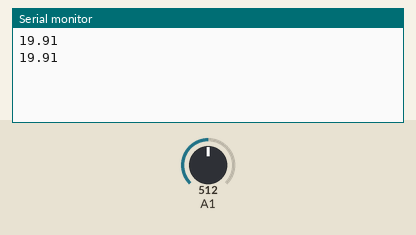
Simulated run of this sketch. Board: Arduino Uno, built with avr-gcc and run on an emulated ATmega328P. Shown: the last lines printed to the serial monitor. The test bench sets the inputs (shaded band); at power-on: A1 = 512.

Above: at 1.2 s.
1.3 s: A1 set to 0
At 2.7 s:
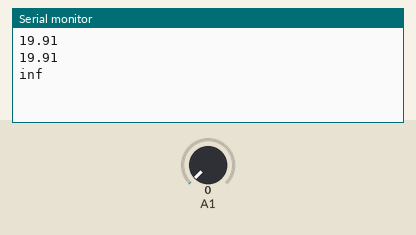
4.3 s: A1 set to 122
At 5.5 s:
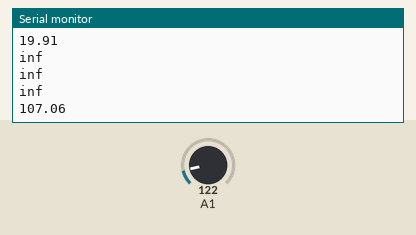

The sketch:

practica2.ino
```cpp
float distancia(int muestras)
{
  long suma = 0;

  for (int i = 0; i < muestras; i++)
  {
    suma = suma + analogRead(A1);
  }

  float adc = suma / muestras;
  float distancia_cm = 29988 * pow(adc, -1.173);

  return distancia_cm;
}

void setup()
{
  Serial.begin(9600);
}

void loop()
{
  float D_cm = distancia(40);

  Serial.println(D_cm);

  delay(1000);
}
```

Measured:
- after the input at 1.3 s, the serial monitor: prints a new line after 0.72 s (image 1)
- after the input at 4.3 s, the serial monitor: prints a new line after 0.73 s (image 2)
